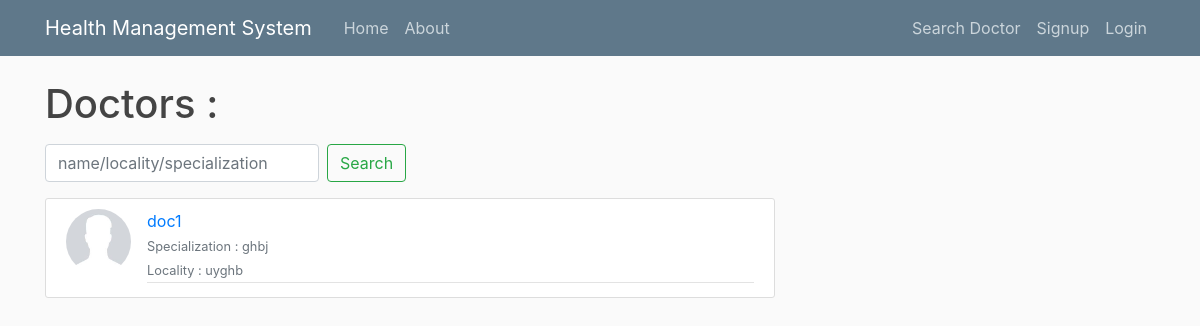
The app's page /search/ with its own data.
### accounts/models.py (models this page shows, shortened)
class Doctor(models.Model):
    name = models.CharField(max_length = 100)
    phone = PhoneField(blank=True, help_text='Contact phone number') #update
    adhaar_num = models.CharField(max_length=20,blank=True)
    blood_group = models.CharField(max_length = 4 ,blank=True,choices=blood_grp_choices)
    age = models.IntegerField(null=True)
    gender = models.CharField(max_length = 1,blank=True,choices = gender_choices)
    locality = models.CharField(max_length=50) #update
    home_address = models.CharField(max_length=150,blank=True) #update
    work_address = models.CharField(max_length=150,blank=True) #update
    specialization = models.CharField(max_length=100)
    specialization_proof = models.FileField(blank=True)
    image = models.ImageField(default='def_M.jpg', upload_to = 'profile_pics')
    patient_records = models.ManyToManyField(record,related_name="p1")
    user = models.OneToOneField(User,on_delete=models.CASCADE)
    appointments = models.ManyToManyField(appointment,related_name="app_doc")

### search/views.py (the view, shortened to what this page needs)
# urls.py: path('search/',include('search.urls')),
def search(request):
    doctors = Doctor.objects.all()
    return render(request,'search/search.html',{'doctors':doctors})

### search/templates/search/search.html
{%extends "base_layout.html" %}
{%block content%}
    <h1>Doctors :</h1>
    <form class="form-inline my-2 my-lg-3">
        <input class="form-control mr-sm-2" type="search" placeholder="name/locality/specialization" aria-label="Search" name="search">
        <button class="btn btn-outline-success my-2 my-sm-0" type="submit">Search</button>
    </form>
    {% for doctor in doctors %}
    <article class="media content-section">
    <img class = "rounded-circle article-img"src = "{{ doctor.image.url }}">
    <div class="media-body">
      <div class="article-metadata">
        <a class="mr-2" href="{%url 'search:doctor-detail' doctor.id%}">{{ doctor.name }}</a>
        <small class="text-muted"><br>Specialization : {{ doctor.specialization }}</br></small>
        <small class="text-muted">Locality : {{ doctor.locality }}</small>
      </div>
    </div>
    </article>
  {% endfor %}
{%endblock content%}

### assets/styles.css (style rules this page uses)
body { background: #fafafa; color: #333333; margin-top: 5rem; }
h1, h2, h3, h4, h5, h6 { color: #444444; }
.content-section { background: #ffffff; padding: 10px 20px; border: 1px solid #dddddd; border-radius: 3px; margin-bottom: 20px; }
.article-img { height: 65px; width: 65px; margin-right: 16px; }
.article-metadata { padding-bottom: 1px; margin-bottom: 4px; border-bottom: 1px solid #e3e3e3 }

### records on screen
Doctor: image (picture), name "doc1", specialization "ghbj", locality "uyghb"
